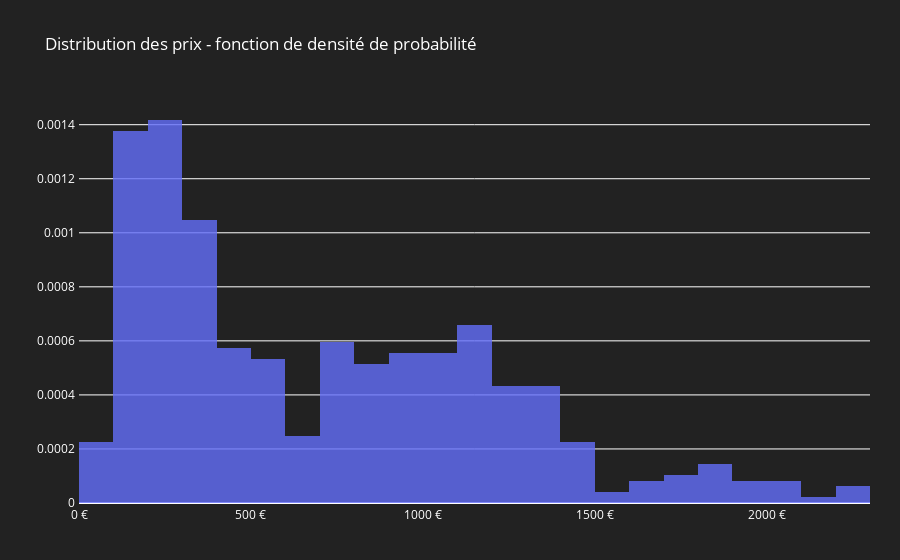

Write notebook code for a chart like this one.
### Markdown cell above
Le résultat indique que l'asymétrie de la distribution est positive => indique une distribution décalée à gauche de la médiane

### Code cell
# The probability density function is nonnegative everywhere, and the area under the entire curve = 1.
hist = px.histogram(
    x="price",
    opacity=0.8,
    data_frame=df,
    histnorm="probability density",
    title="Distribution des prix - fonction de densité de probabilité",
)
hist.update_layout(
    xaxis=dict(ticksuffix=" €"),
    paper_bgcolor="#222222",
    plot_bgcolor="#222222",
    font_color="white",
    margin=dict(l=30, r=30, b=30, pad=3),
)
hist.update_yaxes(title="")
hist.update_xaxes(title="")

### Figure 1 — Plotly figure (JSON) as saved in the notebook; plotly's stock layout.template omitted (floating-point values rounded to 4 significant figures; data arrays with more than 128 entries replaced by an {"elided": "..."} marker saying what was removed)
{"data": [{"alignmentgroup": "True", "bingroup": "x", "histnorm": "probability density", "hovertemplate": "price=%{x}<br>probability density=%{y}<extra></extra>", "legendgroup": "", "marker": {"color": "#636efa", "opacity": 0.8, "pattern": {"shape": ""}}, "name": "", "offsetgroup": "", "orientation": "v", "showlegend": false, "type": "histogram", "x": {"elided": "487 float values"}, "xaxis": "x", "yaxis": "y"}], "layout": {"barmode": "relative", "font": {"color": "white"}, "legend": {"tracegroupgap": 0}, "margin": {"b": 30, "l": 30, "pad": 3, "r": 30}, "paper_bgcolor": "#222222", "plot_bgcolor": "#222222", "title": {"text": "Distribution des prix - fonction de densité de probabilité"}, "xaxis": {"anchor": "y", "domain": [0, 1], "ticksuffix": " €", "title": {"text": ""}}, "yaxis": {"anchor": "x", "domain": [0, 1], "title": {"text": ""}}}}
